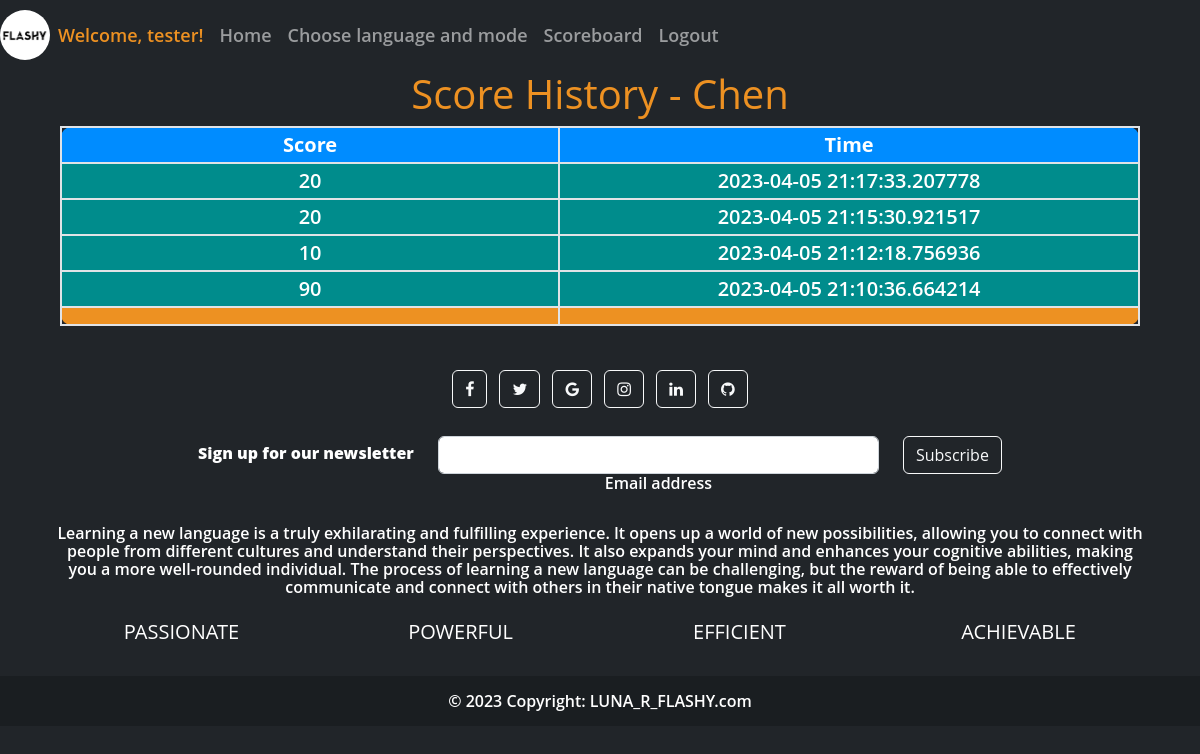
/scoreboard/look?username=Chen (signed in), run on the app's committed database.
### website/models.py (models this page shows, shortened)
class User(db.Model, UserMixin):
    id = db.Column(db.Integer, primary_key=True)
    username = db.Column(db.String(150), unique=True, nullable=False)
    email = db.Column(db.String(150))
    password = db.Column(db.String(150))
    notes= db.relationship('Note')
    scores= db.relationship('Score')

class Score(db.Model):
    id = db.Column(db.Integer, primary_key=True)
    score = db.Column(db.Integer)
    date = db.Column(db.DateTime(timezone=True), default=func.now())
    user_id = db.Column(db.Integer, db.ForeignKey('user.id'))

### website/auth.py (the view)
@auth.route('/scoreboard/look', methods=['GET'])
@login_required
def scoreboard_user():
    all_score = []
    user_looked = User.query.filter_by(username=request.args.get('username')).one()
    all_score = Score.query.filter_by(user_id=user_looked.id).order_by(Score.date.desc()).all()
    return render_template('scoreboard_user.html', user=current_user, user_looked=user_looked, all_score=all_score)

### website/__init__.py (called while the page is built)
def create_app():
    app = Flask(__name__)
    app.config['SECRET_KEY'] = 'sdfa__dskf__ljkj'
    app.config['SQLALCHEMY_DATABASE_URI'] = f'sqlite:///{DB_NAME}'
    db.init_app(app)
    from .views import views
    from .auth import auth
    app.register_blueprint(views, url_prefix='/')
    app.register_blueprint(auth, url_prefix='/')
    from .models import Note, Score, User
    with app.app_context():
        db.create_all()
    login_manager = LoginManager()
    login_manager.login_view = 'auth.login'
    login_manager.init_app(app)
    @login_manager.user_loader
    def load_user(id):
        return User.query.get(int(id))
    return app

### website/templates/scoreboard_user.html (shortened to what this page needs)
{% extends "base.html" %}
{% block content %}
<div class="container-fluid">
    <div class="row mx-auto scoreboard">
        <h1 style="text-align: center;">Score History  - {{user_looked.username}}</h1>
    </div>
    <div class="table-responsive mx-lg-5">
        <table class="table table-dark table-striped table-lg scoreboard-table" >
          <thead>
            <tr>
              <th scope="col" style="border-radius: 10px 0 0 0;">Score</th>
              <th scope="col" style="border-radius: 0 10px 0 0;">Time</th>
            </tr>
          </thead>
          <tbody>
            {% for score in all_score %}
            <tr class="user-row">
                <td class="col-lg-1">{{score.score}}</td>
                <td class="col-lg-1">{{score.date}}</td>
            </tr>
            {% endfor %}
          </tbody>
          <tfoot class="scoreboard-table-footer" >
            <td style="border-radius: 0 0 0 10px;"></td>
            <td style="border-radius: 0 0 10px 0;"></td>
        </tfoot>
        </table>
      </div>
</div>
{% endblock %}

### website/templates/base.html (shortened to what this page needs)
<!DOCTYPE html>
<html>
  <head>
    <link href="https://cdn.jsdelivr.net/npm/bootstrap@5.2.3/dist/css/bootstrap.min.css" rel="stylesheet">
    <link rel="stylesheet" type="text/css" href="{{url_for('static', filename='style.css')}}">
    <link rel="stylesheet" href="https://cdnjs.cloudflare.com/ajax/libs/font-awesome/4.7.0/css/font-awesome.min.css">
  </head>
  <body>
    <nav class="navbar navbar-expand-lg navbar-dark bg-dark" style="height:70px; font-size: 18px; color:white;">
      <div class="collapse navbar-collapse" id="navbarNav">
        <div class="navbar-nav align-items-center" style="height: 100%;">
          {% if user.is_authenticated %}
          <img src="{{ url_for('static', filename='pics/flashy.jpg') }}" alt="Logo" width="50" height="50"  class="rounded-circle" >
          <a class="nav-item nav-link" style="color: rgb(237, 145, 34);">Welcome, {{ user.username }}!</a>
          <a class="nav-item nav-link" id="home" href="/">Home</a>
          <a class="nav-item nav-link" id="choice" href="/choose_lang_mode">Choose language and mode</a>
          <a class="nav-item nav-link" id="scoreboard" href="/scoreboard">Scoreboard</a>
          <a class="nav-item nav-link" id="logout" href="/logout">Logout</a>
          {% else %}
          <img src="{{ url_for('static', filename='pics/flashy.jpg') }}" alt="Logo" width="50" height="50"  class="rounded-circle" >
          <a class="nav-item nav-link" id="home" href="/">Home</a>
          <a class="nav-item nav-link" id="login" href="/login">Login/Sign up</a>
          {% endif %}
        </div>
      </div>
    </nav>
      {% block content %}
      {% endblock%}
    <footer class="bg-dark text-center text-white">
      <div class="container p-4">
        <section class="mb-4">
          <a class="btn btn-outline-light btn-floating m-1" href="#!" role="button"><i class="fa fa-facebook-f"></i></a>
          <a class="btn btn-outline-light btn-floating m-1" href="#!" role="button"><i class="fa fa-twitter"></i></a>
          <a class="btn btn-outline-light btn-floating m-1" href="#!" role="button"><i class="fa fa-google"></i></a>
          <a class="btn btn-outline-light btn-floating m-1" href="#!" role="button"><i class="fa fa-instagram"></i></a>
          <a class="btn btn-outline-light btn-floating m-1" href="#!" role="button"><i class="fa fa-linkedin"></i></a>
          <a class="btn btn-outline-light btn-floating m-1" href="#!" role="button"><i class="fa fa-github"></i></a>
        </section>
        <section class="">
          <form action="">
            <div class="row d-flex justify-content-center">
              <div class="col-auto">
                <p class="pt-2">
                  <strong>Sign up for our newsletter</strong>
                </p>
              </div>
              <div class="col-md-5 col-12">
                <div class="form-outline form-white mb-4">
                  <input type="email" id="form5Example2" class="form-control" />
                  <label class="form-label" for="form5Example2">Email address</label>
                </div>
              </div>
              <div class="col-auto">
                <button type="submit" class="btn btn-outline-light mb-4">Subscribe</button>
              </div>
            </div>
          </form>
        </section>
        <section class="mb-4">
          <p>
            Learning a new language is a truly exhilarating and fulfilling experience. It opens up a world of new possibilities, allowing you to connect with people from different cultures and understand their perspectives. It also expands your mind and enhances your cognitive abilities, making you a more well-rounded individual. The process of learning a new language can be challenging, but the reward of being able to effectively communicate and connect with others in their native tongue makes it all worth it.
          </p>
        </section>
        <section class="">
          <div class="row">
            <div class="col-lg-3 col-md-6 mb-4 mb-md-0"><h5 class="text-uppercase">PASSIONATE</h5></div>
            <div class="col-lg-3 col-md-6 mb-4 mb-md-0"><h5 class="text-uppercase">POWERFUL</h5></div>
            <div class="col-lg-3 col-md-6 mb-4 mb-md-0"><h5 class="text-uppercase">EFFICIENT</h5></div>
            <div class="col-lg-3 col-md-6 mb-4 mb-md-0"><h5 class="text-uppercase">ACHIEVABLE</h5></div>
          </div>
        </section>
      </div>
      <div class="text-center p-3" style="background-color: rgba(0, 0, 0, 0.2);">
        © 2023 Copyright:
        <a class="text-white" href="..">LUNA_R_FLASHY.com</a>
      </div>
    </footer>
  </body>
</html>

### website/static/style.css (style rules this page uses)
body { margin:0; color:#6a6f8c; background: rgb(33, 37, 41); font:600 16px/18px 'Open Sans',sans-serif; }
*,:after,:before { box-sizing:border-box }
a { color:inherit;text-decoration:none }
::placeholder { color: #b3b3b3; }
.note-title,.scoreboard { justify-content: center; align-items: center; }
.note-title,.scoreboard h1 { color: rgb(237, 145, 34); text-align: center; }
.scoreboard-table th { background-color: rgb(237, 145, 34); text-align: center; }
.scoreboard-table td { background-color:#44454e; text-align: center; }
.scoreboard-table-footer td { background-color: rgb(237, 145, 34) !important; }
.user-row td { --bs-table-accent-bg: rgb(0, 140, 140) !important; }
table.table-striped tr:nth-of-type(even) { background-color: #ffffff; }
table.table-striped th, table.table-striped td { border: 2px solid #e0e3e6; padding: 8px; font-size: 20px; text-align: center; vertical-align: text-bottom; }
table.table-striped th { background-color: #008cff; color: #fff; }

### data on the page
User: username "tester"
User: username "Chen"
Score: score "20", date "2023-04-05 21:17:33.207778"
Score: score "20", date "2023-04-05 21:15:30.921517"
Score: score "10", date "2023-04-05 21:12:18.756936"
Score: score "90", date "2023-04-05 21:10:36.664214"
